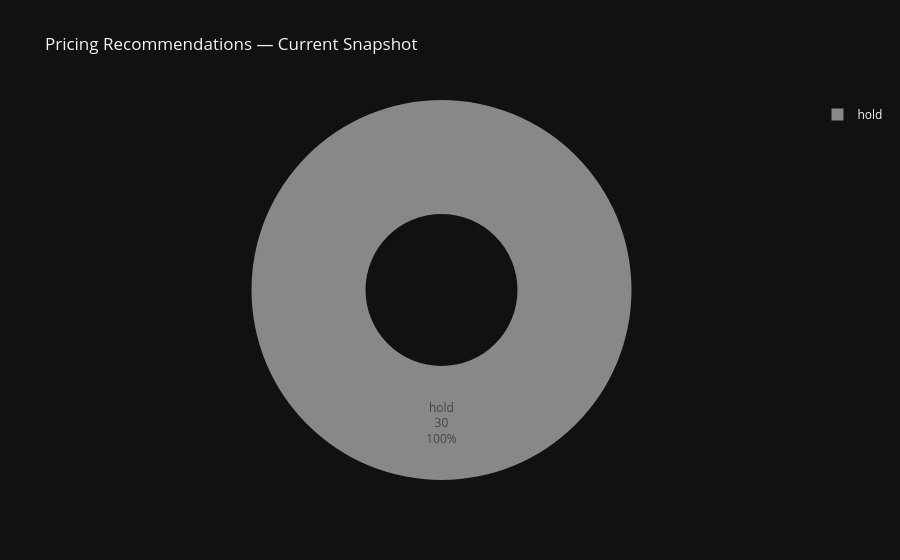

Notebook source saved alongside this figure:
### Markdown cell above
## 4. Pricing Recommendation Breakdown

Overview of what the pricing intelligence engine is recommending across all products,
along with a full ranked table by confidence score.

### Code cell
latest_recs = qry('''
    SELECT DISTINCT ON (product_id)
        product_name,
        current_price,
        avg_competitor_price,
        recommendation,
        ROUND(confidence_score * 100, 1)  AS confidence_pct,
        recommended_price,
        ROUND(
            (recommended_price - current_price) / NULLIF(current_price, 0) * 100,
            1
        )                                 AS price_change_pct,
        timestamp
    FROM ecommerce.pricing_recommendations
    ORDER BY product_id, timestamp DESC
''')

# ── Pie: recommendation split ─────────────────────────────────────────────────
rec_counts = latest_recs['recommendation'].value_counts().reset_index()
rec_counts.columns = ['recommendation', 'count']

fig = px.pie(
    rec_counts,
    names='recommendation',
    values='count',
    title='Pricing Recommendations — Current Snapshot',
    color='recommendation',
    color_discrete_map={'raise': '#00CC96', 'lower': '#EF553B', 'hold': '#888888'},
    hole=0.40,
    template=DARK,
)
fig.update_traces(textinfo='label+percent+value')
fig.show()

# ── Full recommendations table sorted by confidence ───────────────────────────
print("\nAll recommendations (sorted by confidence):")
display(
    latest_recs
    .sort_values('confidence_pct', ascending=False)
    .reset_index(drop=True)
)

### Figure 1 — Plotly figure (JSON) as saved in the notebook; plotly's stock layout.template omitted (floating-point values rounded to 4 significant figures)
{"data": [{"customdata": [["hold"]], "domain": {"x": [0, 1], "y": [0, 1]}, "hole": 0.4, "hovertemplate": "recommendation=%{customdata[0]}<br>count=%{value}<extra></extra>", "labels": ["hold"], "legendgroup": "", "marker": {"colors": ["#888888"]}, "name": "", "showlegend": true, "textinfo": "label+percent+value", "type": "pie", "values": [30]}], "layout": {"legend": {"tracegroupgap": 0}, "title": {"text": "Pricing Recommendations — Current Snapshot"}}}
